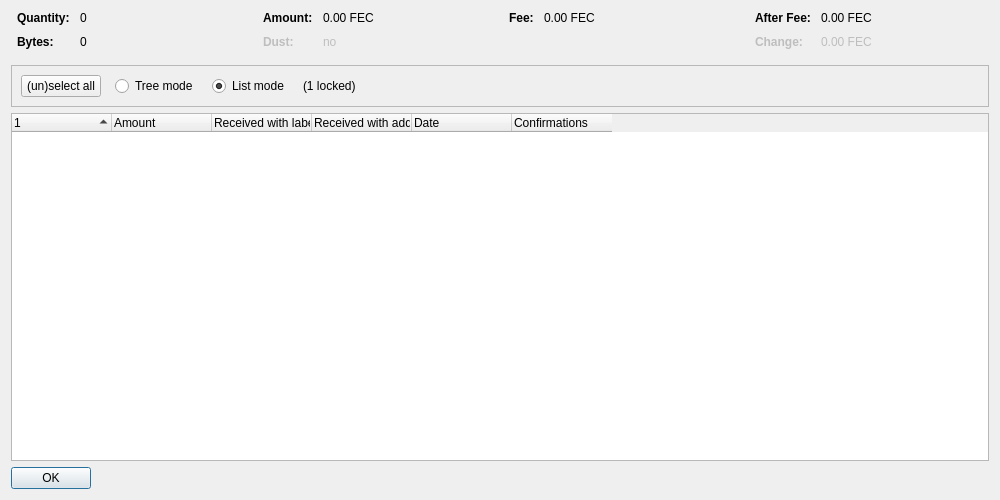
<?xml version="1.0" encoding="UTF-8"?>
<ui version="4.0">
 <class>CoinControlDialog</class>
 <widget class="QDialog" name="CoinControlDialog">
  <property name="geometry">
   <rect>
    <x>0</x>
    <y>0</y>
    <width>1000</width>
    <height>500</height>
   </rect>
  </property>
  <property name="windowTitle">
   <string>Coin Selection</string>
  </property>
  <layout class="QVBoxLayout" name="verticalLayout">
   <item>
    <layout class="QHBoxLayout" name="horizontalLayoutTop" stretch="0,0,0,0">
     <property name="topMargin">
      <number>0</number>
     </property>
     <property name="bottomMargin">
      <number>10</number>
     </property>
     <item>
      <layout class="QFormLayout" name="formLayoutCoinControl1">
       <property name="horizontalSpacing">
        <number>10</number>
       </property>
       <property name="verticalSpacing">
        <number>10</number>
       </property>
       <property name="leftMargin">
        <number>6</number>
       </property>
       <property name="rightMargin">
        <number>6</number>
       </property>
       <item row="0" column="0">
        <widget class="QLabel" name="labelCoinControlQuantityText">
         <property name="font">
          <font>
           <weight>75</weight>
           <bold>true</bold>
          </font>
         </property>
         <property name="text">
          <string>Quantity:</string>
         </property>
        </widget>
       </item>
       <item row="0" column="1">
        <widget class="QLabel" name="labelCoinControlQuantity">
         <property name="cursor">
          <cursorShape>IBeamCursor</cursorShape>
         </property>
         <property name="contextMenuPolicy">
          <enum>Qt::ActionsContextMenu</enum>
         </property>
         <property name="text">
          <string notr="true">0</string>
         </property>
         <property name="textInteractionFlags">
          <set>Qt::LinksAccessibleByMouse|Qt::TextSelectableByKeyboard|Qt::TextSelectableByMouse</set>
         </property>
        </widget>
       </item>
       <item row="1" column="0">
        <widget class="QLabel" name="labelCoinControlBytesText">
         <property name="font">
          <font>
           <weight>75</weight>
           <bold>true</bold>
          </font>
         </property>
         <property name="text">
          <string>Bytes:</string>
         </property>
        </widget>
       </item>
       <item row="1" column="1">
        <widget class="QLabel" name="labelCoinControlBytes">
         <property name="cursor">
          <cursorShape>IBeamCursor</cursorShape>
         </property>
         <property name="contextMenuPolicy">
          <enum>Qt::ActionsContextMenu</enum>
         </property>
         <property name="text">
          <string notr="true">0</string>
         </property>
         <property name="textInteractionFlags">
          <set>Qt::LinksAccessibleByMouse|Qt::TextSelectableByKeyboard|Qt::TextSelectableByMouse</set>
         </property>
        </widget>
       </item>
      </layout>
     </item>
     <item>
      <layout class="QFormLayout" name="formLayoutCoinControl2">
       <property name="horizontalSpacing">
        <number>10</number>
       </property>
       <property name="verticalSpacing">
        <number>10</number>
       </property>
       <property name="leftMargin">
        <number>6</number>
       </property>
       <property name="rightMargin">
        <number>6</number>
       </property>
       <item row="0" column="0">
        <widget class="QLabel" name="labelCoinControlAmountText">
         <property name="font">
          <font>
           <weight>75</weight>
           <bold>true</bold>
          </font>
         </property>
         <property name="text">
          <string>Amount:</string>
         </property>
        </widget>
       </item>
       <item row="0" column="1">
        <widget class="QLabel" name="labelCoinControlAmount">
         <property name="cursor">
          <cursorShape>IBeamCursor</cursorShape>
         </property>
         <property name="contextMenuPolicy">
          <enum>Qt::ActionsContextMenu</enum>
         </property>
         <property name="text">
          <string notr="true">0.00 FEC</string>
         </property>
         <property name="textInteractionFlags">
          <set>Qt::LinksAccessibleByMouse|Qt::TextSelectableByKeyboard|Qt::TextSelectableByMouse</set>
         </property>
        </widget>
       </item>
       <item row="1" column="0">
        <widget class="QLabel" name="labelCoinControlLowOutputText">
         <property name="enabled">
          <bool>false</bool>
         </property>
         <property name="font">
          <font>
           <weight>75</weight>
           <bold>true</bold>
          </font>
         </property>
         <property name="text">
          <string>Dust:</string>
         </property>
        </widget>
       </item>
       <item row="1" column="1">
        <widget class="QLabel" name="labelCoinControlLowOutput">
         <property name="enabled">
          <bool>false</bool>
         </property>
         <property name="cursor">
          <cursorShape>IBeamCursor</cursorShape>
         </property>
         <property name="contextMenuPolicy">
          <enum>Qt::ActionsContextMenu</enum>
         </property>
         <property name="text">
          <string notr="true">no</string>
         </property>
         <property name="textInteractionFlags">
          <set>Qt::LinksAccessibleByMouse|Qt::TextSelectableByKeyboard|Qt::TextSelectableByMouse</set>
         </property>
        </widget>
       </item>
      </layout>
     </item>
     <item>
      <layout class="QFormLayout" name="formLayoutCoinControl3">
       <property name="horizontalSpacing">
        <number>10</number>
       </property>
       <property name="verticalSpacing">
        <number>10</number>
       </property>
       <property name="leftMargin">
        <number>6</number>
       </property>
       <property name="rightMargin">
        <number>6</number>
       </property>
       <item row="0" column="0">
        <widget class="QLabel" name="labelCoinControlFeeText">
         <property name="font">
          <font>
           <weight>75</weight>
           <bold>true</bold>
          </font>
         </property>
         <property name="text">
          <string>Fee:</string>
         </property>
        </widget>
       </item>
       <item row="0" column="1">
        <widget class="QLabel" name="labelCoinControlFee">
         <property name="cursor">
          <cursorShape>IBeamCursor</cursorShape>
         </property>
         <property name="contextMenuPolicy">
          <enum>Qt::ActionsContextMenu</enum>
         </property>
         <property name="text">
          <string notr="true">0.00 FEC</string>
         </property>
         <property name="textInteractionFlags">
          <set>Qt::LinksAccessibleByMouse|Qt::TextSelectableByKeyboard|Qt::TextSelectableByMouse</set>
         </property>
        </widget>
       </item>
      </layout>
     </item>
     <item>
      <layout class="QFormLayout" name="formLayoutCoinControl4">
       <property name="horizontalSpacing">
        <number>10</number>
       </property>
       <property name="verticalSpacing">
        <number>10</number>
       </property>
       <property name="leftMargin">
        <number>6</number>
       </property>
       <property name="rightMargin">
        <number>6</number>
       </property>
       <item row="0" column="0">
        <widget class="QLabel" name="labelCoinControlAfterFeeText">
         <property name="font">
          <font>
           <weight>75</weight>
           <bold>true</bold>
          </font>
         </property>
         <property name="text">
          <string>After Fee:</string>
         </property>
        </widget>
       </item>
       <item row="0" column="1">
        <widget class="QLabel" name="labelCoinControlAfterFee">
         <property name="cursor">
          <cursorShape>IBeamCursor</cursorShape>
         </property>
         <property name="contextMenuPolicy">
          <enum>Qt::ActionsContextMenu</enum>
         </property>
         <property name="text">
          <string notr="true">0.00 FEC</string>
         </property>
         <property name="textInteractionFlags">
          <set>Qt::LinksAccessibleByMouse|Qt::TextSelectableByKeyboard|Qt::TextSelectableByMouse</set>
         </property>
        </widget>
       </item>
       <item row="1" column="0">
        <widget class="QLabel" name="labelCoinControlChangeText">
         <property name="enabled">
          <bool>false</bool>
         </property>
         <property name="font">
          <font>
           <weight>75</weight>
           <bold>true</bold>
          </font>
         </property>
         <property name="text">
          <string>Change:</string>
         </property>
        </widget>
       </item>
       <item row="1" column="1">
        <widget class="QLabel" name="labelCoinControlChange">
         <property name="enabled">
          <bool>false</bool>
         </property>
         <property name="cursor">
          <cursorShape>IBeamCursor</cursorShape>
         </property>
         <property name="contextMenuPolicy">
          <enum>Qt::ActionsContextMenu</enum>
         </property>
         <property name="text">
          <string notr="true">0.00 FEC</string>
         </property>
         <property name="textInteractionFlags">
          <set>Qt::LinksAccessibleByMouse|Qt::TextSelectableByKeyboard|Qt::TextSelectableByMouse</set>
         </property>
        </widget>
       </item>
      </layout>
     </item>
    </layout>
   </item>
   <item>
    <widget class="QFrame" name="frame">
     <property name="minimumSize">
      <size>
       <width>0</width>
       <height>40</height>
      </size>
     </property>
     <property name="frameShape">
      <enum>QFrame::StyledPanel</enum>
     </property>
     <property name="frameShadow">
      <enum>QFrame::Sunken</enum>
     </property>
     <layout class="QHBoxLayout" name="horizontalLayout">
      <item>
       <layout class="QHBoxLayout" name="horizontalLayoutPanel" stretch="0,0,0,0,0">
        <property name="spacing">
         <number>14</number>
        </property>
        <item>
         <widget class="QPushButton" name="pushButtonSelectAll">
          <property name="sizePolicy">
           <sizepolicy hsizetype="Maximum" vsizetype="Fixed">
            <horstretch>0</horstretch>
            <verstretch>0</verstretch>
           </sizepolicy>
          </property>
          <property name="text">
           <string>(un)select all</string>
          </property>
          <property name="autoDefault">
           <bool>false</bool>
          </property>
         </widget>
        </item>
        <item>
         <widget class="QRadioButton" name="radioTreeMode">
          <property name="sizePolicy">
           <sizepolicy hsizetype="Maximum" vsizetype="Fixed">
            <horstretch>0</horstretch>
            <verstretch>0</verstretch>
           </sizepolicy>
          </property>
          <property name="text">
           <string>Tree mode</string>
          </property>
         </widget>
        </item>
        <item>
         <widget class="QRadioButton" name="radioListMode">
          <property name="sizePolicy">
           <sizepolicy hsizetype="Maximum" vsizetype="Fixed">
            <horstretch>0</horstretch>
            <verstretch>0</verstretch>
           </sizepolicy>
          </property>
          <property name="text">
           <string>List mode</string>
          </property>
          <property name="checked">
           <bool>true</bool>
          </property>
         </widget>
        </item>
        <item>
         <widget class="QLabel" name="labelLocked">
          <property name="text">
           <string notr="true">(1 locked)</string>
          </property>
         </widget>
        </item>
        <item>
         <spacer name="horizontalSpacer">
          <property name="orientation">
           <enum>Qt::Horizontal</enum>
          </property>
          <property name="sizeHint" stdset="0">
           <size>
            <width>40</width>
            <height>20</height>
           </size>
          </property>
         </spacer>
        </item>
       </layout>
      </item>
     </layout>
    </widget>
   </item>
   <item>
    <widget class="CoinControlTreeWidget" name="treeWidget">
     <property name="contextMenuPolicy">
      <enum>Qt::CustomContextMenu</enum>
     </property>
     <property name="sortingEnabled">
      <bool>false</bool>
     </property>
     <property name="columnCount">
      <number>6</number>
     </property>
     <attribute name="headerShowSortIndicator" stdset="0">
      <bool>true</bool>
     </attribute>
     <attribute name="headerStretchLastSection">
      <bool>false</bool>
     </attribute>
     <column>
      <property name="text">
       <string/>
      </property>
     </column>
     <column>
      <property name="text">
       <string>Amount</string>
      </property>
     </column>
     <column>
      <property name="text">
       <string>Received with label</string>
      </property>
     </column>
     <column>
      <property name="text">
       <string>Received with address</string>
      </property>
     </column>
     <column>
      <property name="text">
       <string>Date</string>
      </property>
     </column>
     <column>
      <property name="text">
       <string>Confirmations</string>
      </property>
      <property name="toolTip">
       <string>Confirmed</string>
      </property>
     </column>
     <column>
      <property name="text">
       <string/>
      </property>
     </column>
     <column>
      <property name="text">
       <string/>
      </property>
     </column>
     <column>
      <property name="text">
       <string/>
      </property>
     </column>
     <column>
      <property name="text">
       <string/>
      </property>
     </column>
    </widget>
   </item>
   <item>
    <widget class="QDialogButtonBox" name="buttonBox">
     <property name="sizePolicy">
      <sizepolicy hsizetype="Maximum" vsizetype="Fixed">
       <horstretch>0</horstretch>
       <verstretch>0</verstretch>
      </sizepolicy>
     </property>
     <property name="orientation">
      <enum>Qt::Horizontal</enum>
     </property>
     <property name="standardButtons">
      <set>QDialogButtonBox::Ok</set>
     </property>
    </widget>
   </item>
  </layout>
 </widget>
 <customwidgets>
  <customwidget>
   <class>CoinControlTreeWidget</class>
   <extends>QTreeWidget</extends>
   <header>qt/coincontroltreewidget.h</header>
  </customwidget>
 </customwidgets>
 <resources/>
 <connections/>
</ui>
